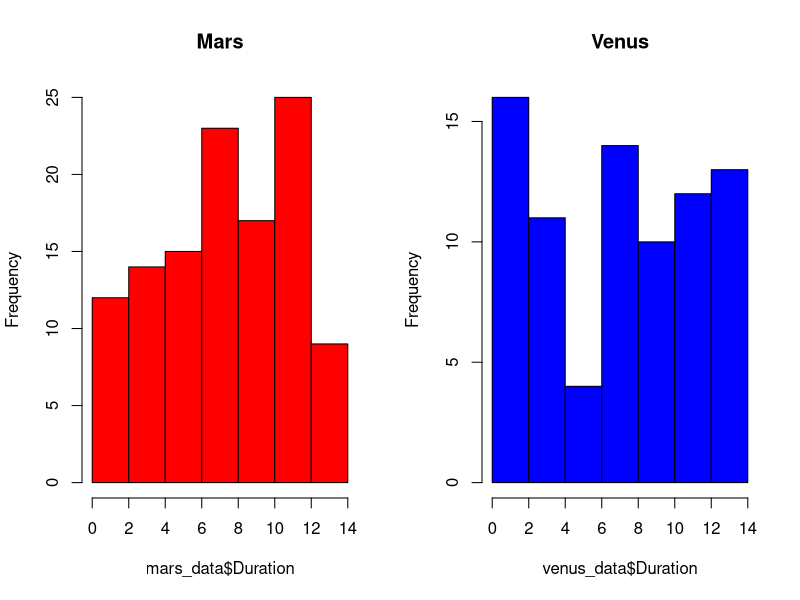
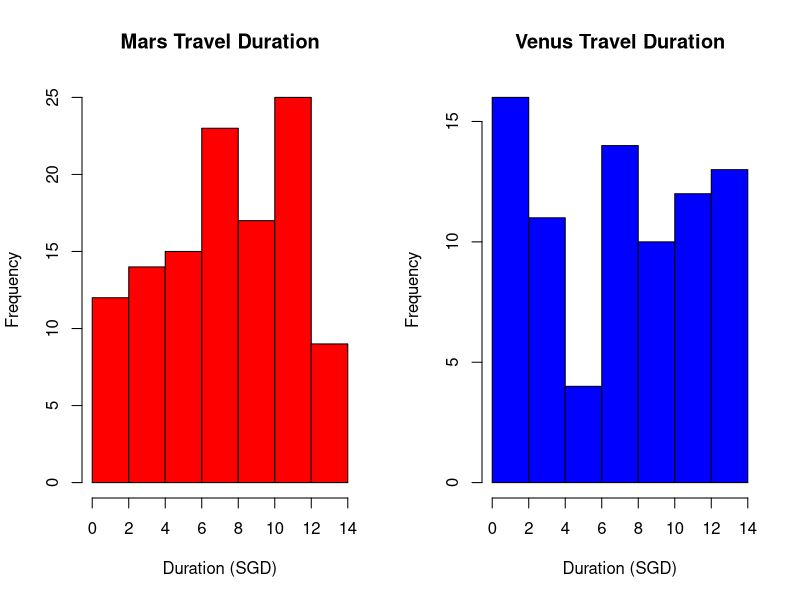

Write the R code that produced these figures, in order.
# ============================================
# RIntro Exam Solutions - Galactic Travel Agency
# Run this code from TOP to BOTTOM in order!
# ============================================

# SETUP: Reading the data
data <- read.csv("galacticTravel.csv", sep = ";", dec = ",")

id <- 477001  # PUT YOUR ID HERE
set.seed(id)
myData <- as.data.frame(data[sample(1:10000, 500, replace = FALSE), ])

# ============================================
# TASK 1: Check variable types
# ============================================
str(myData)

# Answer:
# TravelDate   - character  -> should be Date
# Species      - character  -> should be factor
# TravelClass  - character  -> should be factor
# Duration     - integer    -> numeric (integer is ok)
# Price        - numeric    -> numeric

# ============================================
# TASK 2: Rename PromoTokens to PromotionTokens
# ============================================
names(myData)[names(myData) == "PromoTokens"] <- "PromotionTokens"

names(myData)  # check it worked

# ============================================
# TASK 3: Separate Destination into two variables
# ============================================
# 1. Re-split the string
split_dest <- strsplit(as.character(myData$Destination), "_")

# 2. Add the columns back to myData
myData$DestinationPlace <- sapply(split_dest, function(x) x[1])
myData$StationOrPlanet <- sapply(split_dest, function(x) x[2])

# 3. NOW this will work!
head(myData)
names(myData)


# ============================================
# TASK 4: Transform TravelDate to Date type
# ============================================
myData$TravelDate <- as.Date(myData$TravelDate, format = "%Y_%m_%d")

class(myData$TravelDate)  # should say "Date"

# ============================================
# TASK 5: Species with 8+ promo tokens
# ============================================
filtered_data <- myData[myData$PromotionTokens >= 8, ]

table(filtered_data$Species)

# ============================================
# TASK 6: Add PricePerDay variable
# ============================================
myData$PricePerDay <- myData$Price / myData$Duration

head(myData[, c("Price", "Duration", "PricePerDay")])
head(myData)


# ============================================
# TASK 7: Median price Venus Luxury
# ============================================
venus_luxury <- myData[myData$DestinationPlace == "Venus" & 
                         myData$TravelClass == "Luxury", ]

median(venus_luxury$Price)

# ============================================
# TASK 8: Two histograms side by side
# ============================================
mars_data <- myData[myData$DestinationPlace == "Mars", ]
venus_data <- myData[myData$DestinationPlace == "Venus", ]

dev.off()

# Open a new graphics window
x11()

# Then run the histograms
par(mfrow = c(1, 2))

hist(mars_data$Duration, col = "red", main = "Mars")
hist(venus_data$Duration, col = "blue", main = "Venus")

par(mfrow = c(1, 2))

hist(mars_data$Duration, 
     col = "red", 
     main = "Mars Travel Duration",
     xlab = "Duration (SGD)")

hist(venus_data$Duration, 
     col = "blue", 
     main = "Venus Travel Duration",
     xlab = "Duration (SGD)")

par(mfrow = c(1, 1))

# ============================================
# TASK 9: Linear model
# ============================================
myModel <- lm(Price ~ DestinationPlace + StationOrPlanet + TravelClass + 
                Duration + PromotionTokens + Species, 
              data = myData)

summary(myModel)

# Extract Duration coefficient
coef(myModel)["Duration"]

# ============================================
# TASK 10: Summary table by Species and TravelClass
# ============================================
avg_price <- aggregate(Price ~ Species + TravelClass, 
                       data = myData, 
                       FUN = mean)
names(avg_price)[3] <- "averagePrice"

max_tokens <- aggregate(PromotionTokens ~ Species + TravelClass, 
                        data = myData, 
                        FUN = max)
names(max_tokens)[3] <- "maxPromoTokens"

summary_table <- merge(avg_price, max_tokens, by = c("Species", "TravelClass"))

print(summary_table)

# ============================================
# TASK 11: Add MySpeciesAverage (one line!)
# ============================================
myData$MySpeciesAverage <- ave(myData$Price, myData$Species, FUN = mean)

# Check result
head(myData[, c("Species", "Price", "MySpeciesAverage")], 15)

# ============================================
# DONE! Check final structure
# ============================================
str(myData)
names(myData)
